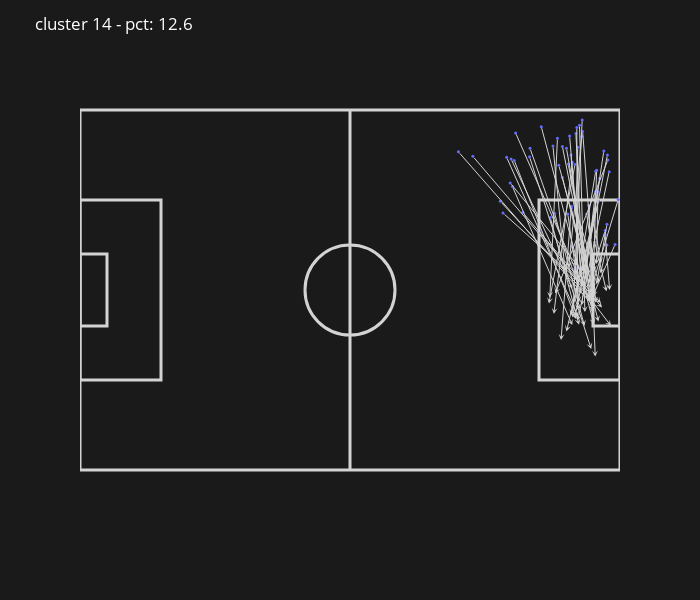
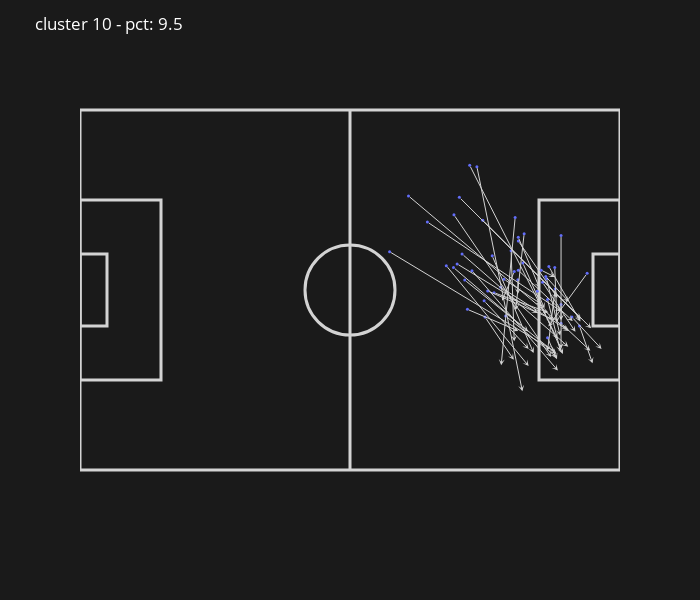
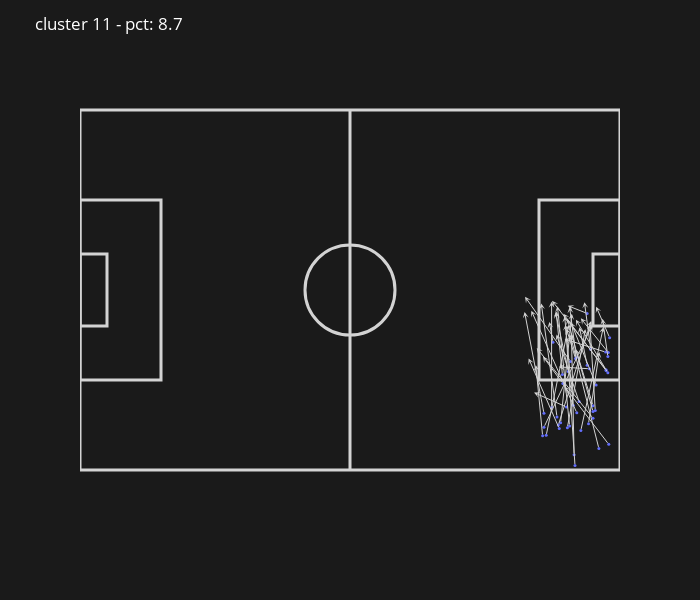
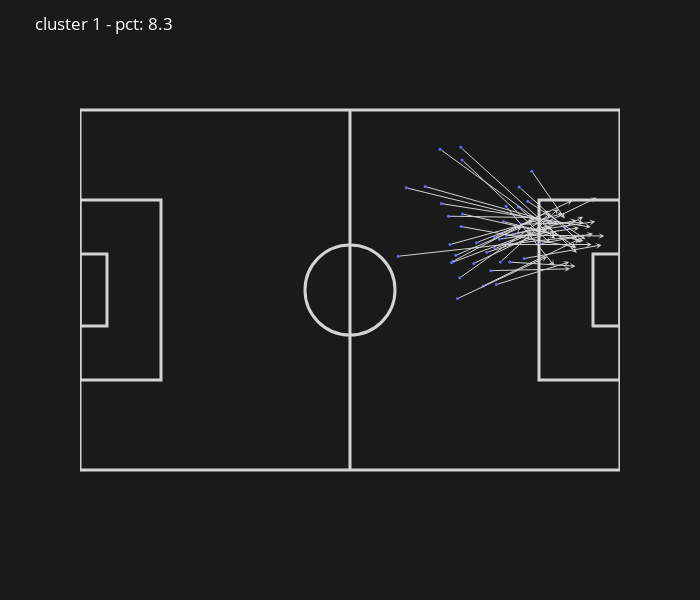

The notebook cell these images were saved under, in order:
### Code cell
#-------------------
# perform and display clustering analysis
#-------------------

# Simulate User input
#----
selected_manager = 'Frank Rijkaard'
selected_xg_min = 0.05
#----

# load all assists to shots
all_p2s = pd.read_pickle('df_barca_p2s_final.pkl')

# apply maks for selected manager and minimum xg required
manager_mask = all_p2s['barca_manager']==selected_manager
xg_mask = all_p2s['shot_statsbomb_xg']>selected_xg_min
non_corner_mask = all_p2s['pass_type']!='Corner'

final_mask = manager_mask & xg_mask & non_corner_mask
df = all_p2s[final_mask]

#---
# which features to include
p2s_cluster_feats = ['loc_x', 'loc_y', 'pass_end_location_loc_x',
                     'pass_end_location_loc_y', 'pass_angle']

feat_options = ['loc_x', 'loc_y', 'pass_end_location_loc_x',
                'pass_end_location_loc_y', 'pass_angle','pass_height', 'pass_length',  'shot_statsbomb_xg']
#---
df = df[p2s_cluster_feats]

# standardized 
df_w = pd.DataFrame(whiten(df))

# number of clusters to use
num_clusters = 15

# perform clustering and labeling
random.seed(0)
cluster_centers, distortion = kmeans(df_w, num_clusters)
df['cluster_labels'], distortion_list = vq(df_w, cluster_centers)

# scatter plot with cluster colors
sns.scatterplot(x='loc_x', y='loc_y', data=df, hue='cluster_labels')
plt.show()

# calculate frequency of occurrence for clusters
cl_freq = df.groupby('cluster_labels').count()[['loc_x']].sort_values(by='loc_x', ascending=False)
cl_freq.columns = ['freq']
cl_freq['freq_pct'] = round(cl_freq['freq']/cl_freq['freq'].sum(),3)

# make plot for each cluster of passes
cluster_pct = cl_freq['freq_pct'].tolist()
cluster_num = cl_freq.index.tolist()
display(cl_freq)

for i, cl in enumerate(cluster_num):
    df_cl = df[df['cluster_labels']==cl]
    
    fig = socly.plot_passes(df_cl, title=f"cluster {cl} - pct: {round(100*cluster_pct[i],1)}", show_outcome=False)
    fig.show()
